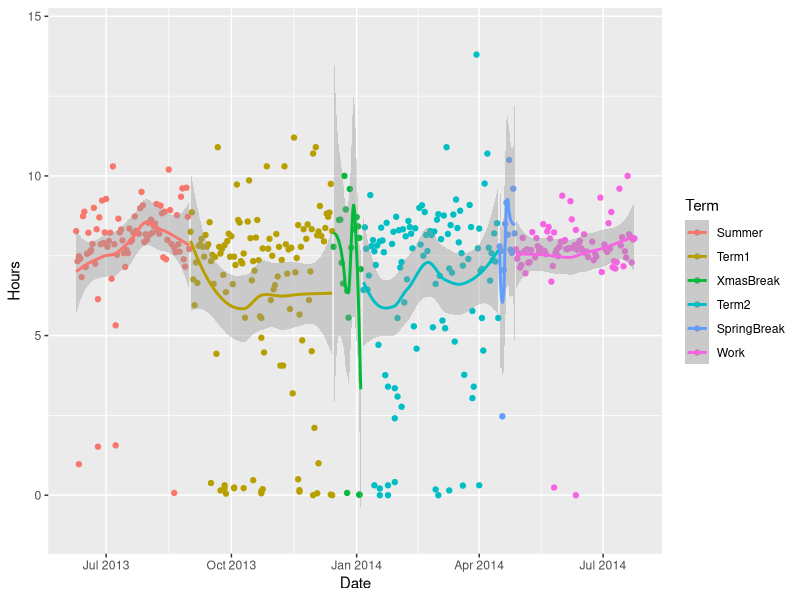

Generate this figure with R: (Note: this script raises an error after producing the figure.)
library("ggplot2", "plyr", "reshape2")

sleep <- read.csv(file="data/sleep_data-Jul24.csv")

# fix sleep/wake times
sleep$Sleep.Time <- as.character(sleep$Sleep.Time)
sleep$Wake.Time <- as.character(sleep$Wake.Time)

# remove comments
sleep <- sleep[ , -5]

# fix dates
sleep$Date <- as.character(sleep$Date)
dates <- strsplit(sleep$Date, "/")

for (i in 1:length(dates)) {
  dates[[i]][3] <- paste("20", dates[[i]][3], sep="")
  sleep$Date[i] <- paste(dates[[i]][3], dates[[i]][1], dates[[i]][2], sep="-")
}
sleep$Date <- as.Date(sleep$Date, format="%Y-%m-%d")

# add weekdays
sleep$Day <- weekdays(sleep$Date - 1)
sleep$Day <- factor(sleep$Day, 
                    levels=c("Monday", "Tuesday", "Wednesday", "Thursday", 
                             "Friday", "Saturday", "Sunday"))

# add descriptions for each term
sleep$Term <- rep("", times=dim(sleep)[1])
# Summer lasted until Sept. 1st, 2013
summer.end <- as.Date("2013-09-01")
sleep$Term[which(sleep$Date <= summer.end)] <- "Summer"
# First term lasted until Dec 14th, 2013 (started Sept 2nd, 2013) [but Frosh week was 2-7th!!]
term1.end <- as.Date("2013-12-14")
sleep$Term[which(sleep$Date <= term1.end & sleep$Date >= summer.end)] <- "Term1"
# Second term lasted until April 15th, 2014 (started Jan 6th, 2014)
term2.start <- as.Date("2014-01-06")
term2.end <- as.Date("2014-04-15") 
sleep$Term[which(sleep$Date <= term2.end & sleep$Date >= term2.start)] <- "Term2"

# work started April 28th, 2014
sleep$Term[which(sleep$Date >= as.Date("2014-04-28"))] <- "Work"

# all unnamed sections are break
sleep$Term[sleep$Term == "" & sleep$Date < term2.start] <- "XmasBreak"
sleep$Term[sleep$Term == ""] <- "SpringBreak"

sleep$Term <- factor(sleep$Term, c("Summer", "Term1", "XmasBreak", "Term2", "SpringBreak", "Work"))

ggplot(sleep, aes(x=Date, y=Hours, colour=Term)) + geom_point() + geom_smooth()

# average hours per term
avg.hours <- tapply(sleep$Hours, list(sleep$Day, sleep$Term), mean)
avg.hours.melt <- melt(avg.hours, value.name="Hours", varnames=c("Day", "Term"))
avg.hours.melt <- data.frame(avg.hours.melt)

ggplot(avg.hours.melt, aes(x=Day, y=Hours, fill=Day)) + geom_bar(stat="identity") +
  facet_wrap(~Term)
